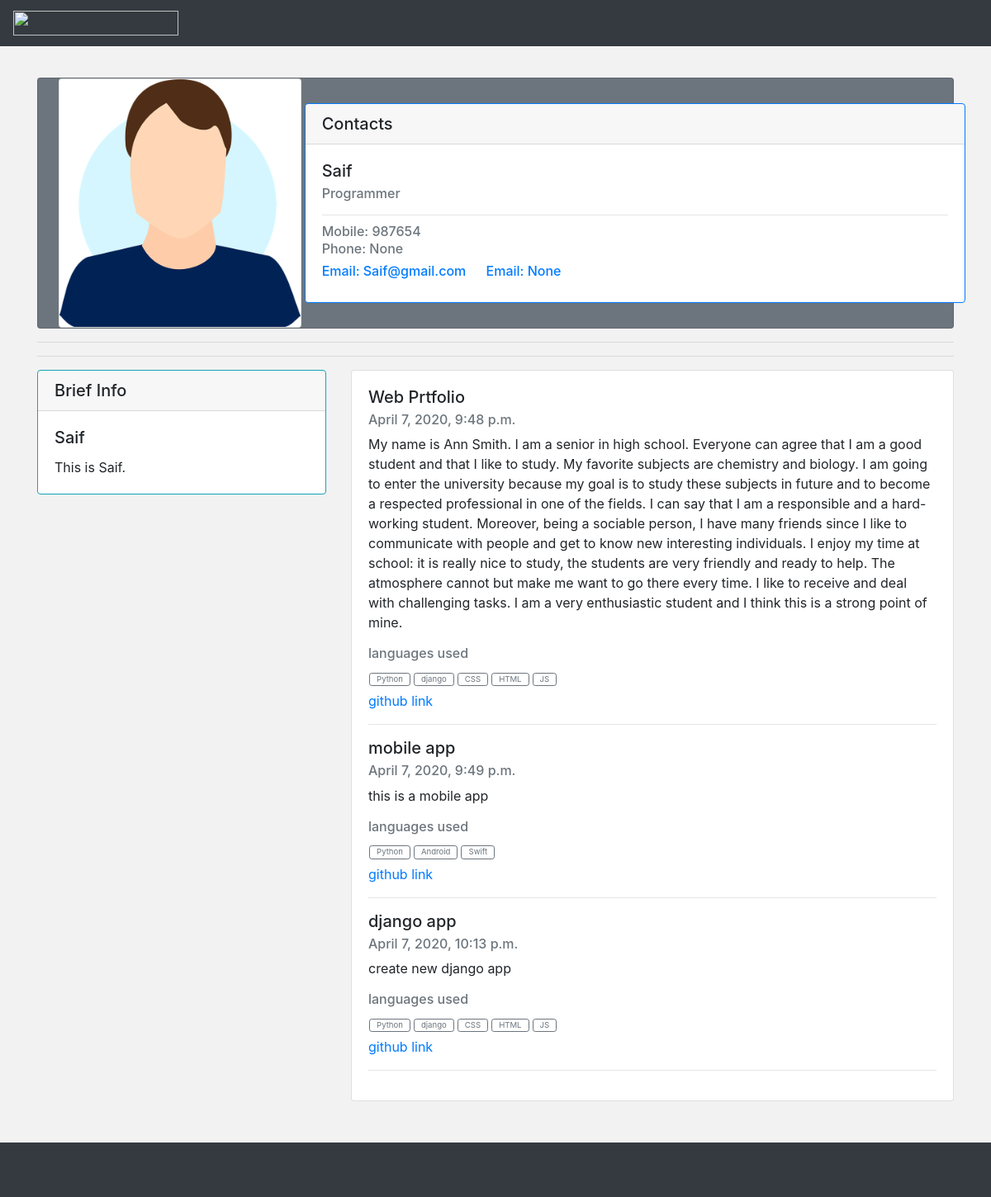
The page /about/ on the database its author committed.
### portfolio/models.py (models this page shows, shortened)
class Informations(models.Model):
    name = models.CharField(max_length=200, null=True)
    j_title = models.CharField(max_length=200, null=True)
    mobile = models.CharField(max_length=200, null=True)
    phone = models.CharField(max_length=200, null=True, blank=True)
    email_1 = models.CharField(max_length=200, null=True)
    email_2 = models.CharField(max_length=200, null=True, blank=True)
    about_me = models.TextField(null=True)
    p_pic = models.ImageField(null=True)

class Projects(models.Model):
    p_name = models.CharField(max_length=200, null=True)
    date_created = models.DateTimeField(auto_now_add=True, null=True)
    brief_info = models.TextField(null=True)
    language_skilles = models.ManyToManyField(Languages)
    belonging = models.ForeignKey(Informations, null=True, on_delete = models.SET_NULL)

class Languages(models.Model):
    language_name = models.CharField(max_length=200, null=True)
    def __str__(self):
        return self.language_name

### portfolio/views.py (the view)
# urls.py: path('', views.portfolio  )
def portfolio(request):
    info = Informations.objects.get(name = "Saif")
    projects = Projects.objects.all()
    context = {'info': info, 'projects':projects}
    return render(request, 'portfolio/about.html', context)

### portfolio/templates/portfolio/about.html
{% extends 'portfolio/main.html' %}
{% block content %}
<br>
<div class="container" id="container">
    <dir class="card text-black bg-secondary">
        <div class="row align-items-center">
            <div class="col-md-auto ml-0 mr-0 pl-0 pr-0">
                <div class="card">
                    <img src="{{info.p_pic.url}}" id="img-size">
                </div>
            </div>
            <div class="col-md ml-1 mr-0 pl-0 pr-0">
                <div class="card border-primary" >
                    <h5 dir class="card-header">Contacts</h5>
                    <div class="card-body">
                      <h5 class="card-title">{{info.name}}</h5>
                      <h6 class="card-subtitle mb-2 text-muted">{{info.j_title}}<ob Title/h6>
                      <hr>
                      <h6 class="card-subtitle mb-2 text-muted">Mobile: {{info.mobile}}</h6>
                        <h6 class="card-subtitle mb-2 text-muted">Phone: {{info.phone}}</h6>
                      <a href="#" class="card-link">Email: {{info.email_1}}</a>
                        <a href="#" class="card-link">Email: {{info.email_2}}</a>
                    </div>
                </div>
            </div>
        </div>
    </dir>
    <hr>
    <hr>
    <div class="row">
        <div class="col-md-4">
            <div class="card border-info">
                <h5 dir class="card-header">Brief Info</h5>
                <div class="card-body">
                  <h5 class="card-title">{{info.name}}</h5>
                  <p class="card-text">{{info.about_me}}</p>
                </div>
            </div>
        </div>
        <div class="col-md-8">
            <div class="card">
                <div class="card-body">
                    {% for p in projects %}
                    <h5 class="card-title">{{p.p_name}}</h5>
                    <h6 class="card-subtitle mb-2 text-muted">{{p.date_created}}</h6>
                    <p class="card-text">{{p.brief_info}}</p>
                    <h6 class="card-subltite mb-1 text-muted">languages used</h6>
                    <div class="row justify-content-md-start pl-3 mt-0">
                        {% for lang in p.language_skilles.all %}
                            <dir class="col-auto pl-0 pr-1 mt-1 mb-1"><button type="button" class="btn btn-outline-secondary btn-sm py-0" style="font-size: 0.6em;" >{{lang}}</button></dir>
                        {% endfor %}
                    </div>
                    <a href="#" class="card-link">github link</a>
                    <hr>
                    {% endfor %}
                </div>
            </div>
        </div>
    </div>
</div>
{% endblock content %}

### portfolio/templates/portfolio/main.html (shortened to what this page needs)
{% load static %}
<!DOCTYPE html>
<html lang="en">
<head>
    <link rel="stylesheet" href="https://stackpath.bootstrapcdn.com/bootstrap/4.4.1/css/bootstrap.min.css">
    <link rel="stylesheet" href="{% static 'css/main.css' %}" type="text/css">
</head>
<body>
    <nav class="navbar fixed-top navbar-dark bg-dark">
        <a class="navbar-brand" href="#">
        <img src="" width="200" height="30" class="d-inline-block align-top" alt="">
        </a>
    </nav>
    {% block content %}
    {% endblock content %}
<footer>
    <nav class="navbar sticky-bottom navbar-dark bg-dark">
    </nav>
</footer>
</body>
</html>

### portfolio/static/css/main.css (style rules this page uses)
body { background-color: #f2f2f2f2; }
#img-size { max-width: 300px; max-height: 300px; border-radius: 10px }
#container { margin-top: 70px; margin-bottom: 50px; }

### rows shown on the page
Informations: p_pic (placeholder picture), name "Saif", j_title "Programmer", mobile "987654", phone "None", email_1 "Saif@gmail.com", email_2 "None", about_me "This is Saif."
Projects: p_name "Web Prtfolio", date_created "April 7, 2020, 9:48 p.m.", brief_info "My name is Ann Smith. I am a senior in high school. Everyone can agree that I am a good student and that I like to study. My favorite subjects are chemistry and biology. I am going to enter the university because my goal is to study these subjects in future and to become a respected professional in one of the fields. I can say that I am a responsible and a hard-working student. Moreover, being a sociable person, I have many friends since I like to communicate with people and get to know new interesting individuals. I enjoy my time at school: it is really nice to study, the students are very friendly and ready to help. The atmosphere cannot but make me want to go there every time. I like to…"
Languages: language_name "Python"
Languages: language_name "django"
Languages: language_name "CSS"
Languages: language_name "HTML"
Languages: language_name "JS"
Projects: p_name "mobile app", date_created "April 7, 2020, 9:49 p.m.", brief_info "this is a mobile app"
Languages: language_name "Android"
Languages: language_name "Swift"
Projects: p_name "django app", date_created "April 7, 2020, 10:13 p.m.", brief_info "create new django app"
